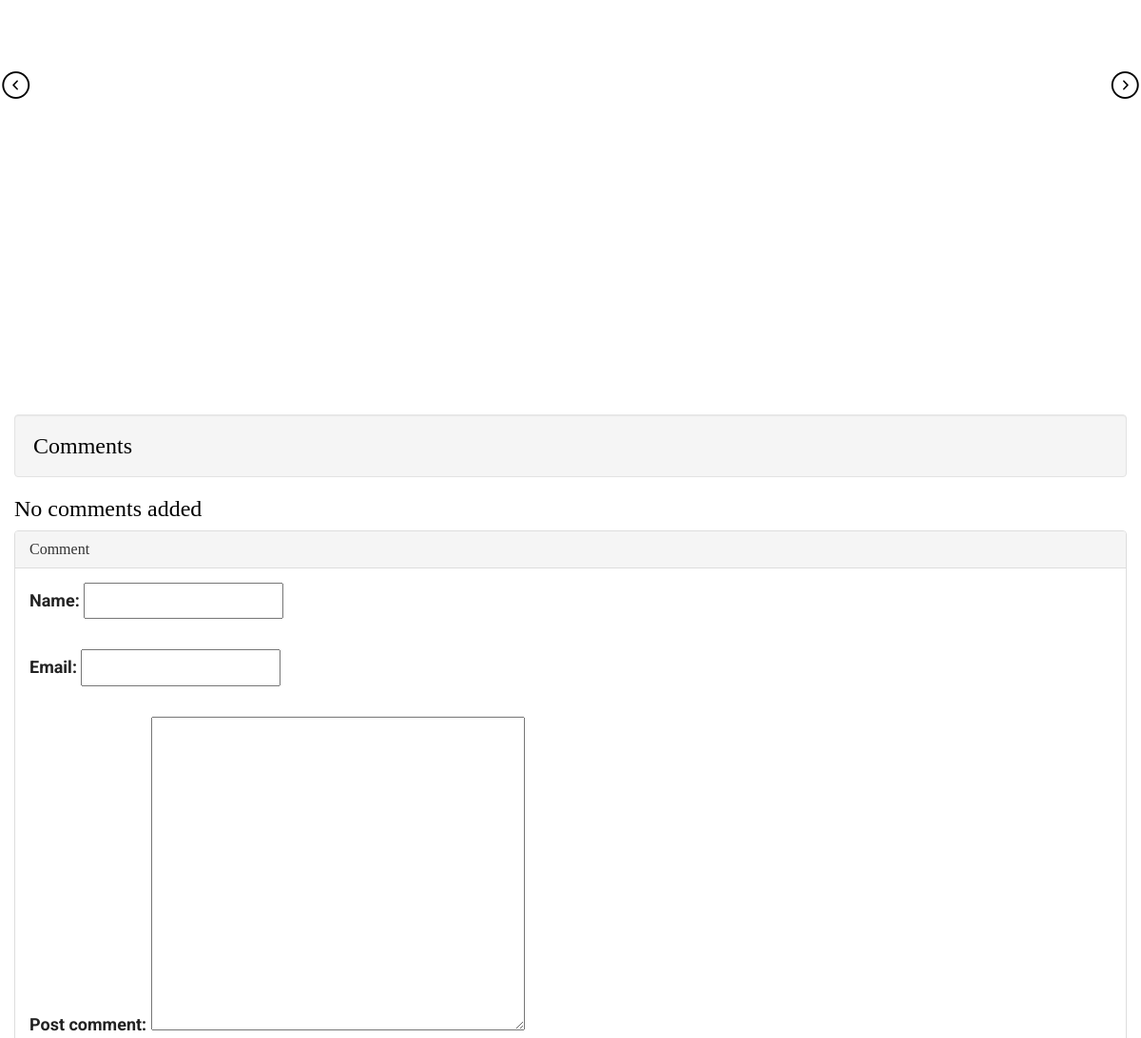
The app's page /article/2 (middle part), older data.
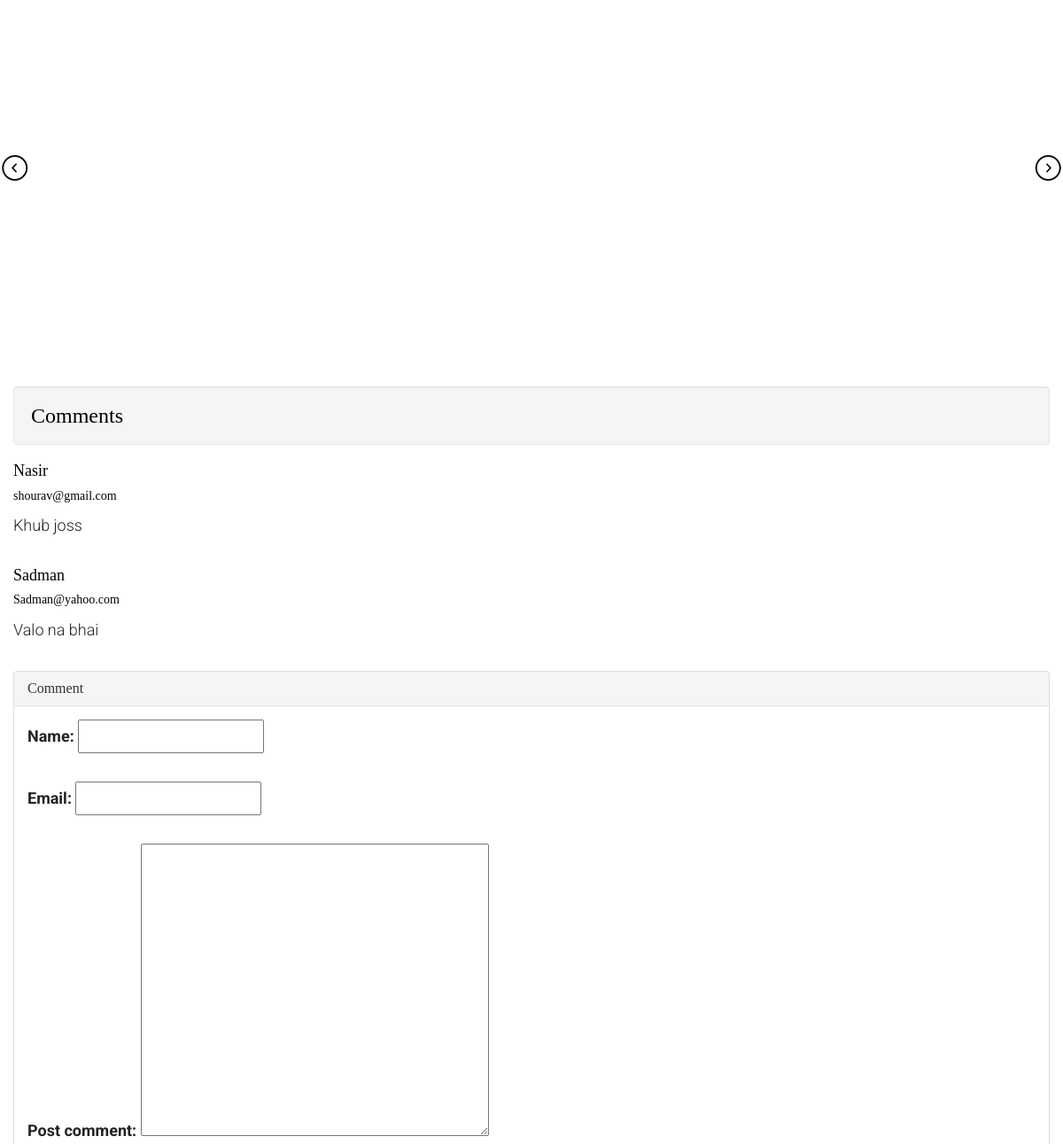
The same page, newer data.
### shareapp/models.py (models this page shows, shortened)
class Comment(models.Model):
    post = models.ForeignKey(Article, on_delete=models.CASCADE)
    name = models.CharField(max_length=100)
    email = models.EmailField(max_length=200)
    post_comment = models.TextField()

### shareapp/views.py (the view)
# urls.py: path('article/<int:id>',getSingle, name = 'article'),
def getSingle(request, id):
    post = get_object_or_404(Article, pk=id)
    first = Article.objects.first()
    last = Article.objects.last()
    getComment = Comment.objects.filter(post = id)
    related = Article.objects.filter(category=post.category).exclude(id=id)[:4]
    form = commentForm(request.POST or None)
    if form.is_valid():
        instance = form.save(commit=False)
        instance.post = post
        instance.save()
    context = {
        "post" : post,
        "first" : first,
        "last" : last,
        "related" : related,
        "form" : form,
        "comment" : getComment
    }
    return render(request, "single.html", context)

### shareapp/form.py
class commentForm(forms.ModelForm):
    class Meta:
        model = Comment
        fields = ['name' , 'email', 'post_comment']

### templates/single.html (shortened to what this page needs)
{% extends 'base.html' %}
{% load static %}
{% block content %}
	{% if post.id > first.id %}
	<a href="{% url 'article' id=post.id|add:'-1' %}" class="fh5co-post-prev"><span>&nbsp&nbsp&nbsp&nbsp&nbsp&nbsp<i class="icon-chevron-with-circle-left"></i></span></a>
    {% endif %}
    {% if post.id < last.id %}
	<a href="{% url 'article' id=post.id|add:'1' %}" class="fh5co-post-next"><span><i class="icon-chevron-with-circle-right"></i>&nbsp&nbsp&nbsp&nbsp&nbsp&nbsp</span></a>
    {% endif %}
	<div class="container-fluid">
            <div class="container">
                  <div class="row">
            <div class="col-md-4">
            </div>
        </div>
            </div>
    <h3 class="well">Comments</h3>
    <div class="single_post_comment">
        {% for comment in comment %}
            <div class="single_comment">
                    <h4>
                        {{ comment.name }}
                    </h4>
                    <h5>
                        {{ comment.email }}
                    </h5>
                    <p>
                        {{ comment.post_comment }}
                    </p>
            </div>
            {% empty %}
            <h3>No comments added</h3>
        {% endfor %}
    </div>
            <div class="panel panel-default">
              <div class="panel-heading">
                <h3 class="panel-title">Comment</h3>
              </div>
              <div class="panel-body">
                  <form action="" method="POST">
                      {{ form.as_p }}
                  </form>
              </div>
</div>
	</div>
	{% endblock %}

Row changes from the older to the newer data that the page shows:
added Comment: name "Nasir", email "shourav@gmail.com", post_comment "Khub joss"
added Comment: name "Sadman", email "Sadman@yahoo.com", post_comment "Valo na bhai"
Text that changed along with them:
text no longer shown: "No comments added"
